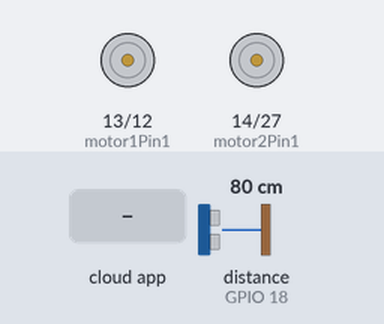
Bench run of a sketch on a simulated ESP32. Parts: motor-driver pin pairs drawn as motors (green arrow = first pin HIGH = forward, orange = second pin HIGH = backward, longer = more drive). Inputs (shaded band) come from the test bench; at power-on: distance to the obstacle (sensor on GPIO 18) 80 cm. The echo pulse lasts 58.3 µs per cm; WiFi joins after 1.5 s; servers stay silent unless stated; the Firebase database answers and starts empty; what the sketch prints to the serial monitor is not drawn.

Above: at 3.4 s.
3.5 s: the phone or cloud app sets STATUS to 1
At 4.7 s:
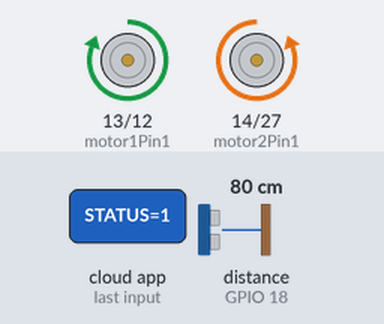
6.5 s: the phone or cloud app sets STATUS to 2
9.5 s: the phone or cloud app sets STATUS to 4
At 11.3 s:
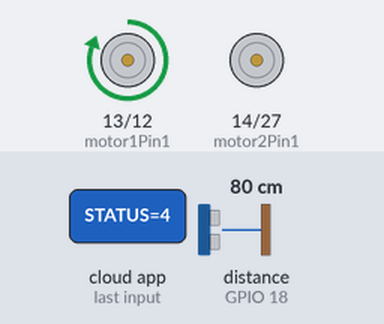
12.2 s: the phone or cloud app sets STATUS to 3
At 15.5 s:
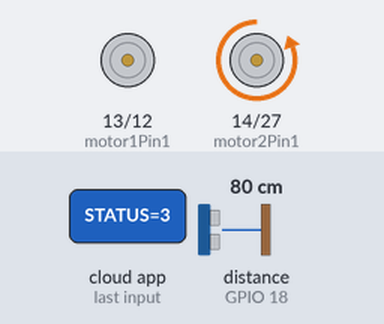
Timing chart, 0 to 16.2 s (numbered marks = the images above; inputs shaded):
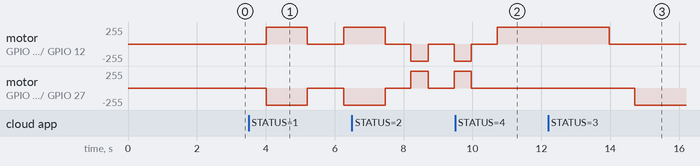

The sketch:

Robot_car_model.ino
```cpp
#include <IOXhop_FirebaseESP32.h>

#define FIREBASE_HOST "valet-38e2a-default-rtdb.firebaseio.com"
#define FIREBASE_AUTH "nL9PMsTw9ICX81ouieSRoQ7qIJZIFzeDlYE8MNg9"
#define WIFI_SSID "Suresh"                                           // input your home or public wifi name
#define WIFI_PASSWORD "Sp@602528"

const int motor1Pin1 = 13;
const int motor1Pin2 = 12;
const int motor2Pin1 = 14;
const int motor2Pin2 = 27;
const int echoPin = 18;
const int trigPin = 19;


String status1;
long duration;
int distance;


void setup()
{
  Serial.begin(115200);

  WiFi.begin(WIFI_SSID, WIFI_PASSWORD);                                      //try to connect with wifi
  Serial.print("Connecting to ");
  Serial.print(WIFI_SSID);
  while (WiFi.status() != WL_CONNECTED) {
    Serial.print(".");
    delay(500);
  }
  Serial.println();
  Serial.print("Connected to ");
  Serial.println(WIFI_SSID);
  Serial.print("IP Address is : ");
  Serial.println(WiFi.localIP());                                                      //print local IP address
  Firebase.begin(FIREBASE_HOST, FIREBASE_AUTH);                                       // connect to firebase
  delay(500);

  pinMode(motor1Pin1, OUTPUT);
  pinMode(motor1Pin2, OUTPUT);
  pinMode(motor2Pin1, OUTPUT);
  pinMode(motor2Pin2, OUTPUT);
  pinMode(trigPin, OUTPUT); // Sets the trigPin as an OUTPUT
  pinMode(echoPin, INPUT);
  delay(200);
  //  forward();
  //  delay(2000);
  //  backward();
  //  delay(2000);
  //  left();
  //  delay(2000);
  //  right();
  //  delay(2000);

}


void readultrasonic()
{
  digitalWrite(trigPin, LOW);
  //delayMicroseconds(2);
  delay(100);
  // Sets the trigPin HIGH (ACTIVE) for 10 microseconds
  digitalWrite(trigPin, HIGH);
  delayMicroseconds(10);
  digitalWrite(trigPin, LOW);

  // Reads the echoPin, returns the sound wave travel time in microseconds
  duration = pulseIn(echoPin, HIGH);
  // Calculating the distance
  distance = duration * 0.034 / 2; // Speed of sound wave divided by 2 (go and back)
  Serial.print("Distance: ");
  Serial.print(distance);
  Serial.println("  cm");
  delay(200);
}

void forward() {
  int flag = 0;
  readultrasonic();
  while (distance > 20 && flag == 0)
  {

    Serial.println("Moving front");
    digitalWrite(motor1Pin1, HIGH);
    digitalWrite(motor1Pin2, LOW);
    digitalWrite(motor2Pin1, LOW);
    digitalWrite(motor2Pin2, HIGH);
    delay(1200);
    digitalWrite(motor1Pin1, LOW);
    digitalWrite(motor1Pin2, LOW);
    digitalWrite(motor2Pin1, LOW);
    digitalWrite(motor2Pin2, LOW);
    delay(500);
    flag = 1;
  }
}

void backward() {

  Serial.println("Moving back");
  digitalWrite(motor1Pin1, LOW);
  digitalWrite(motor1Pin2, HIGH);
  digitalWrite(motor2Pin1, HIGH);
  digitalWrite(motor2Pin2, LOW);
  delay(500);
  digitalWrite(motor1Pin1, LOW);
  digitalWrite(motor1Pin2, LOW);
  digitalWrite(motor2Pin1, LOW);
  digitalWrite(motor2Pin2, LOW);
  delay(500);

}
void left() {

  Serial.println("Moving left");
  digitalWrite(motor1Pin1, LOW);
  digitalWrite(motor1Pin2, LOW);
  digitalWrite(motor2Pin1, LOW);
  digitalWrite(motor2Pin2, HIGH);
  delay(3000);
  digitalWrite(motor1Pin1, LOW);
  digitalWrite(motor1Pin2, LOW);
  digitalWrite(motor2Pin1, LOW);
  digitalWrite(motor2Pin2, LOW);
  delay(500);
}

void right() {

  Serial.println("Moving right");
  digitalWrite(motor1Pin1, HIGH);
  digitalWrite(motor1Pin2, LOW);
  digitalWrite(motor2Pin1, LOW);
  digitalWrite(motor2Pin2, LOW);
  delay(3250);
  digitalWrite(motor1Pin1, LOW);
  digitalWrite(motor1Pin2, LOW);
  digitalWrite(motor2Pin1, LOW);
  digitalWrite(motor2Pin2, LOW);
  delay(500);
}


void loop() {

  status1 = Firebase.getString("STATUS");
  Serial.println(status1);
  delay(100);
  if (status1 == "1") {
    forward();

  }
  if (status1 == "2") {
    backward();

  }
  if (status1 == "4") {
    right();

  }
  if (status1 == "3") {
    left();

  }
  if (status1 == "7")
  {
    forward();
    forward();
    right();
    forward();

  }

  if (status1 == "6")
  {
    forward();
    forward();
    forward();
    forward();
    right();
    forward();

  }

  if (status1 == "8")
  {
    forward();
    forward();
    left();
    backward();
    forward();

  }

  if (status1 == "5") {
    Serial.println("Button Status Cleared");
    delay(500);

  }

}
```

Measured:
- after the input at 3.5 s, motor on GPIO 13 (motor1Pin1) / GPIO 12 (motor1Pin2): stopped → forward 255/255 after 0.51 s, → stopped 1.2 s later, → forward 255/255 1.1 s later; motor on GPIO 14 (motor2Pin1) / GPIO 27 (motor2Pin2): stopped → backward 255/255 after 0.51 s, → stopped 1.2 s later, → backward 255/255 1.1 s later
- after the input at 9.5 s, motor on GPIO 14 (motor2Pin1) / GPIO 27 (motor2Pin2): goes on until 10.0 s, then stays stopped
- after the input at 12.2 s, motor on GPIO 13 (motor1Pin1) / GPIO 12 (motor1Pin2): goes on until 14.0 s, then stays stopped; motor on GPIO 14 (motor2Pin1) / GPIO 27 (motor2Pin2): stopped → backward 255/255 after 2.5 s
